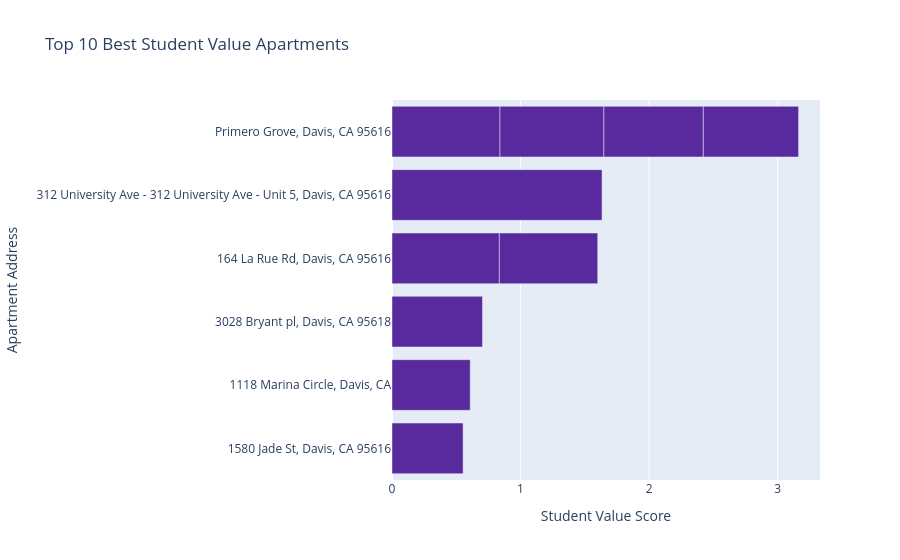

Write notebook code for a chart like this one.
### Code cell
import pandas as pd
import plotly.express as px

# So apartments get a higher score if they have:
# More space per student
# Lower rent per student
# Closer distance to campus

df = pd.read_csv("/Users/hetvi/Documents/Stats/Gunrock-s-Grid/enriched_listings.csv")

# Remove invalid rows
plot_df = df.dropna(subset=["sqft","bedrooms","price_per_bed","dist_to_mu","address"])

# Avoid division errors
plot_df = plot_df[(plot_df["bedrooms"] > 0) & (plot_df["dist_to_mu"] > 0)]

# Calculate space per bedroom
plot_df["sqft_per_bed"] = plot_df["sqft"] / plot_df["bedrooms"]

# Student value score
plot_df["student_score"] = plot_df["sqft_per_bed"] / (
    plot_df["price_per_bed"] * plot_df["dist_to_mu"]
)

# Top apartments
top = plot_df.sort_values("student_score", ascending=False).head(10)

# Print row numbers from the original dataset
print("Row numbers of top apartments:")
print(top.index.tolist())
fig = px.bar(
    top,
    x="student_score",
    y="address",
    orientation="h",
    color_discrete_sequence=["#582a9d"],
    title="Top 10 Best Student Value Apartments",
    labels={
        "student_score": "Student Value Score",
        "address": "Apartment Address"
    },
    hover_data=["sqft_per_bed","price_per_bed","dist_to_mu"]
)

fig.update_layout(yaxis={"categoryorder":"total ascending"})

fig.show()

### Figure 1 — Plotly figure (JSON) as saved in the notebook; plotly's stock layout.template omitted (floating-point values rounded to 4 significant figures)
{"data": [{"customdata": [[500.0, 1800.0, 0.17], [400.0, 915.5, 0.52], [397.5, 850.0, 0.56], [350.0, 833.0, 0.52], [325.0, 808.0, 0.52], [450.0, 1050.0, 0.56], [550.0, 1427.0, 0.52], [350.0, 212.5, 2.34], [588.8, 1125.0, 0.86], [790.0, 1099.0, 1.3]], "hovertemplate": "Student Value Score=%{x}<br>Apartment Address=%{y}<br>sqft_per_bed=%{customdata[0]}<br>price_per_bed=%{customdata[1]}<br>dist_to_mu=%{customdata[2]}<extra></extra>", "legendgroup": "", "marker": {"color": "#582a9d", "pattern": {"shape": ""}}, "name": "", "orientation": "h", "showlegend": false, "textposition": "auto", "type": "bar", "x": [1.634, 0.8402, 0.8351, 0.808, 0.7735, 0.7653, 0.7412, 0.7039, 0.6085, 0.553], "xaxis": "x", "y": ["312 University Ave - 312 University Ave - Unit 5, Davis, CA 95616", "Primero Grove, Davis, CA 95616", "164 La Rue Rd, Davis, CA 95616", "Primero Grove, Davis, CA 95616", "Primero Grove, Davis, CA 95616", "164 La Rue Rd, Davis, CA 95616", "Primero Grove, Davis, CA 95616", "3028 Bryant pl, Davis, CA 95618", "1118 Marina Circle, Davis, CA", "1580 Jade St, Davis, CA 95616"], "yaxis": "y"}], "layout": {"barmode": "relative", "legend": {"tracegroupgap": 0}, "title": {"text": "Top 10 Best Student Value Apartments"}, "xaxis": {"anchor": "y", "domain": [0, 1], "title": {"text": "Student Value Score"}}, "yaxis": {"anchor": "x", "categoryorder": "total ascending", "domain": [0, 1], "title": {"text": "Apartment Address"}}}}
